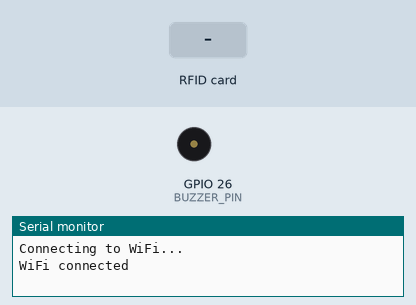
This sketch was run on a simulated ESP32. Parts: buzzer (waves = sounding), the last lines printed to the serial monitor. The inputs (shaded band) are chosen by the test bench. WiFi joins after 1.5 s; servers stay silent unless stated; uploads are accepted with an empty reply.

Above: at 6.2 s.
6.3 s: RFID card 12 34 AB CD held to the reader
At 7.35 s:
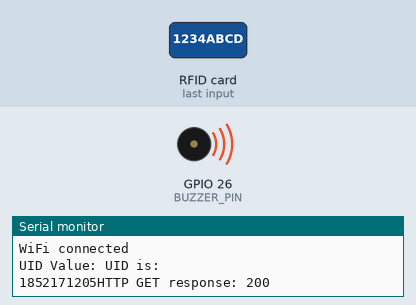
Timing chart, 0 to 9.3 s (numbered marks = the images above; inputs shaded):
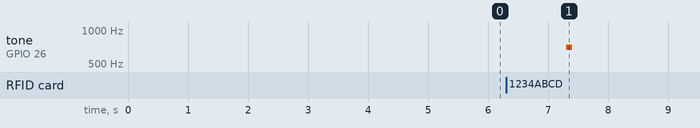

The sketch:

ESP32_SourceCode.ino
```cpp
#include <MFRC522.h>
#include <Arduino.h>

String uid;

#define SS_PIN 5     // Change these pins as needed
#define RST_PIN 27    // Change these pins as needed
MFRC522 rfid(SS_PIN, RST_PIN);

// Buzzer setup
#define BUZZER_PIN 26  // Change this to the pin where your buzzer is connected

//---- WiFi ----
#include <WiFi.h>
#include <HTTPClient.h>

HTTPClient http;
String Link, LinkTiming, Mode, Status, payload;
int httpCode;

const char *ssid = "Area 1";
const char *password = "1234abcd";
const char* host = "192.168.43.55";

byte statusKoneksi;

void connectToWiFi() {
  int attempts = 0;
  const int maxAttempts = 5;

  // Attempt to connect to WiFi
  while (WiFi.status() != WL_CONNECTED && attempts < maxAttempts) {
    Serial.println("Connecting to WiFi...");
    WiFi.begin(ssid, password);
    delay(5000); // Wait for the connection
    attempts++;
  }

  // Check the connection result
  if (WiFi.status() == WL_CONNECTED) {
    Serial.println("WiFi connected");
  } else {
    Serial.println("WiFi failed to connect after several tries");
  }
}

void checkUID() {
  String startCheck = "Start";

  Link = "http://" + String(host) + "/aplikasilayar/checkUID.php?State=" + startCheck + "&UID=" + uid;

  httpGet();
}

void httpGet()
{
  http.begin(Link);
  httpCode = http.GET();
  payload = http.getString();
  Serial.println("HTTP GET response: " + String(httpCode));
  Serial.println(payload);
  http.end();
  // Sound the buzzer after making the HTTP request
  soundBuzzer();
}

void soundBuzzer() {
  // Sound the buzzer for a short duration
  tone(BUZZER_PIN, 700); // Adjust the frequency as needed
  delay(100); // Adjust the duration as needed
  noTone(BUZZER_PIN);
}

void readRFID() {
  // Look for new cards
  if (rfid.PICC_IsNewCardPresent() && rfid.PICC_ReadCardSerial()) {
    // Print UID to serial monitor
    Serial.print("UID Value: ");
    for (byte i = 0; i < rfid.uid.size; i++) {
      uid += String(rfid.uid.uidByte[i]);
    }

    Serial.println("UID is: ");
    Serial.print(uid);

    checkUID();

    // Construct the UID string
    uid = "";
  }
  delay(1000);
}

void setup() {
  Serial.begin(115200);
  SPI.begin();
  rfid.PCD_Init();

  // Buzzer setup
  pinMode(BUZZER_PIN, OUTPUT);

  connectToWiFi();
}

void loop() {
  readRFID();
}
```

Measured:
- after the input at 6.3 s, tone on GPIO 26 (BUZZER_PIN): silent → 700 Hz after 1.0 s, → silent 0.10 s later
